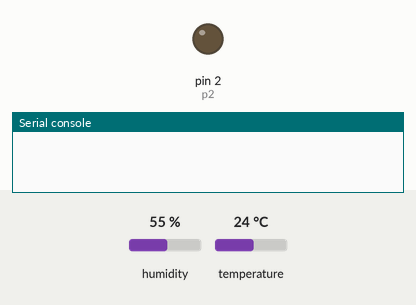
Simulated run of this program. Board: MicroPython board. Shown: output pins drawn as LEDs (lit = HIGH), the last lines printed to the serial console. The inputs (shaded band) are chosen by the test bench; at power-on: humidity 55 %, temperature 24 °C. Web requests get an empty 200 reply after 0.4 s.

Above: at 0.1 s.
At 5.1 s:
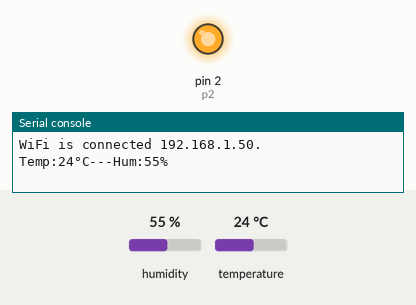
Timing chart, 0 to 6.6 s (numbered marks = the images above):
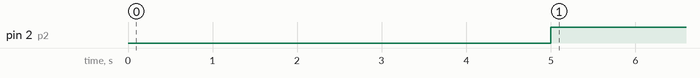

Measured:
- by itself, pin 2 (p2): LOW → HIGH at 5.0 s

The program:

main.py
```python
import urequests
import dht
import machine
from machine import Pin
import time

class AlarmSystem:
    def __init__(self):
        self.d = dht.DHT11(machine.Pin(5))

    def dht11(self):
        try:
            self.d.measure()
            return 'Temp:'+str(self.d.temperature())+'°C---Hum:'+str(self.d.humidity())+'%'

        except:
            return '0'

    def push(self, result):
        title = "TPYBoardv202提示您:注意天气变化保持健康心情"
        content = 'text='+title+'&'+'desp='+result
        url="https://sc.ftqq.com/你的密钥.send?%s" % content
        r = urequests.get(url)
        r.close()

p2=Pin(2,Pin.OUT)
a = AlarmSystem()

def SendData():
    p2.value(not p2.value())
    data_= a.dht11()
    if(data_!='0'):
        print(data_)
        a.push(data_)
    else:
        print('GET Data Fail')

if __name__ == '__main__':

    while True:
        SendData()
        time.sleep(300)
```

boot.py
```python
import network
import utime

pdcn = network.WLAN(network.STA_IF)
pdcn.active(True)
pdcn.connect('wifi账号', 'wifi密码')
utime.sleep(5)
if pdcn.isconnected():
    print("WiFi is connected %s."%pdcn.ifconfig()[0])
else:
    pdcn.active(False)
    utime.sleep(5)
    print("WiFi cannot connect.")
```
